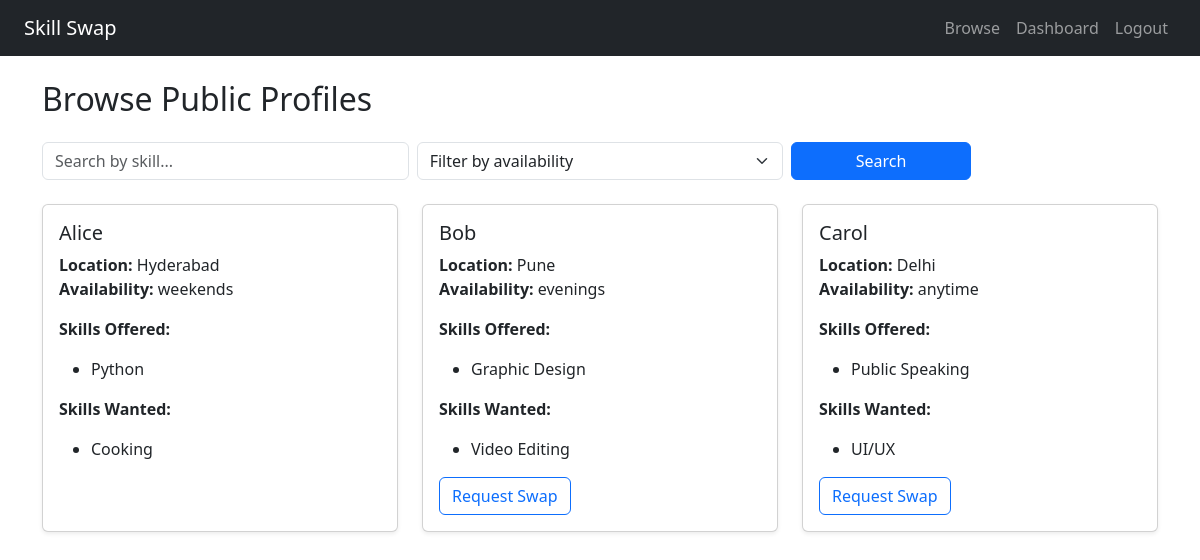
The app's page /public_profiles (signed in) with its own data.
### app/models.py (models this page shows)
class User(db.Model, UserMixin):
    id = db.Column(db.Integer, primary_key=True)
    name = db.Column(db.String(100), nullable=False)
    email = db.Column(db.String(120), unique=True, nullable=False)
    password = db.Column(db.String(200), nullable=False)
    location = db.Column(db.String(100))
    availability = db.Column(db.String(100))
    is_public = db.Column(db.Boolean, default=True)
    profile_photo = db.Column(db.String(100))
    skills_offered = db.relationship('Skill', backref='user', lazy=True, primaryjoin="and_(User.id==Skill.user_id, Skill.type=='offered')")
    skills_wanted = db.relationship('Skill', backref='user_wanted', lazy=True, primaryjoin="and_(User.id==Skill.user_id, Skill.type=='wanted')")

class Skill(db.Model):
    id = db.Column(db.Integer, primary_key=True)
    name = db.Column(db.String(100), nullable=False)
    type = db.Column(db.String(10), nullable=False)
    user_id = db.Column(db.Integer, db.ForeignKey('user.id'), nullable=False)

### app/routes.py (the view)
@main.route('/public_profiles')
def public_profiles():
    from sqlalchemy import or_
    skill_filter = request.args.get('skill', '').lower()
    availability_filter = request.args.get('availability', '')
    users = User.query.filter_by(is_public=True)
    if availability_filter:
        users = users.filter(User.availability == availability_filter)
    users = users.all()
    if skill_filter:
        users = [u for u in users if any(skill_filter in s.name.lower() for s in u.skills_offered + u.skills_wanted)]
    return render_template('public_profiles.html', users=users)

### app/__init__.py (called while the page is built)
def create_app():
    app = Flask(__name__, instance_relative_config=True)
    app.config['SECRET_KEY'] = 'skill_swap_secret'
    app.config['SQLALCHEMY_DATABASE_URI'] = 'sqlite:///../instance/database.db'
    db.init_app(app)
    login_manager.init_app(app)
    login_manager.login_view = 'login'
    from .models import User
    @login_manager.user_loader
    def load_user(user_id):
        return User.query.get(int(user_id))
    from .routes import main
    app.register_blueprint(main)
    with app.app_context():
        db.create_all()
    return app

### app/templates/public_profiles.html (shortened to what this page needs)
{% extends "layout.html" %}
{% block content %}
<h2 class="mb-4">Browse Public Profiles</h2>
<form method="GET" action="{{ url_for('main.public_profiles') }}" class="mb-4 row g-2">
    <div class="col-md-4">
        <input type="text" class="form-control" name="skill" placeholder="Search by skill..." value="{{ request.args.get('skill', '') }}">
    </div>
    <div class="col-md-4">
        <select name="availability" class="form-select">
            <option value="">Filter by availability</option>
        </select>
    </div>
    <div class="col-md-2">
        <button type="submit" class="btn btn-primary w-100">Search</button>
    </div>
</form>
<div class="row">
    {% for user in users %}
    <div class="col-md-6 col-lg-4 mb-4">
        <div class="card shadow-sm h-100">
            <div class="card-body">
                <h5 class="card-title">{{ user.name }}</h5>
                <p class="card-text">
                    <strong>Location:</strong> {{ user.location }}<br>
                    <strong>Availability:</strong> {{ user.availability }}
                </p>
                <p><strong>Skills Offered:</strong></p>
                <ul>
                    {% for skill in user.skills_offered %}
                        <li>{{ skill.name }}</li>
                    {% endfor %}
                </ul>
                <p><strong>Skills Wanted:</strong></p>
                <ul>
                    {% for skill in user.skills_wanted %}
                        <li>{{ skill.name }}</li>
                    {% endfor %}
                </ul>
                {% if current_user.is_authenticated and current_user.id != user.id %}
                    <a href="{{ url_for('main.view_profile', user_id=user.id) }}" class="btn btn-outline-primary">Request Swap</a>
                {% endif %}
            </div>
        </div>
    </div>
    {% endfor %}
</div>
{% endblock %}

### records on screen
User: name "Alice", location "Hyderabad", availability "weekends"
Skill: name "Python"
Skill: name "Cooking"
User: name "Bob", location "Pune", availability "evenings"
Skill: name "Graphic Design"
Skill: name "Video Editing"
User: name "Carol", location "Delhi", availability "anytime"
Skill: name "Public Speaking"
Skill: name "UI/UX"
